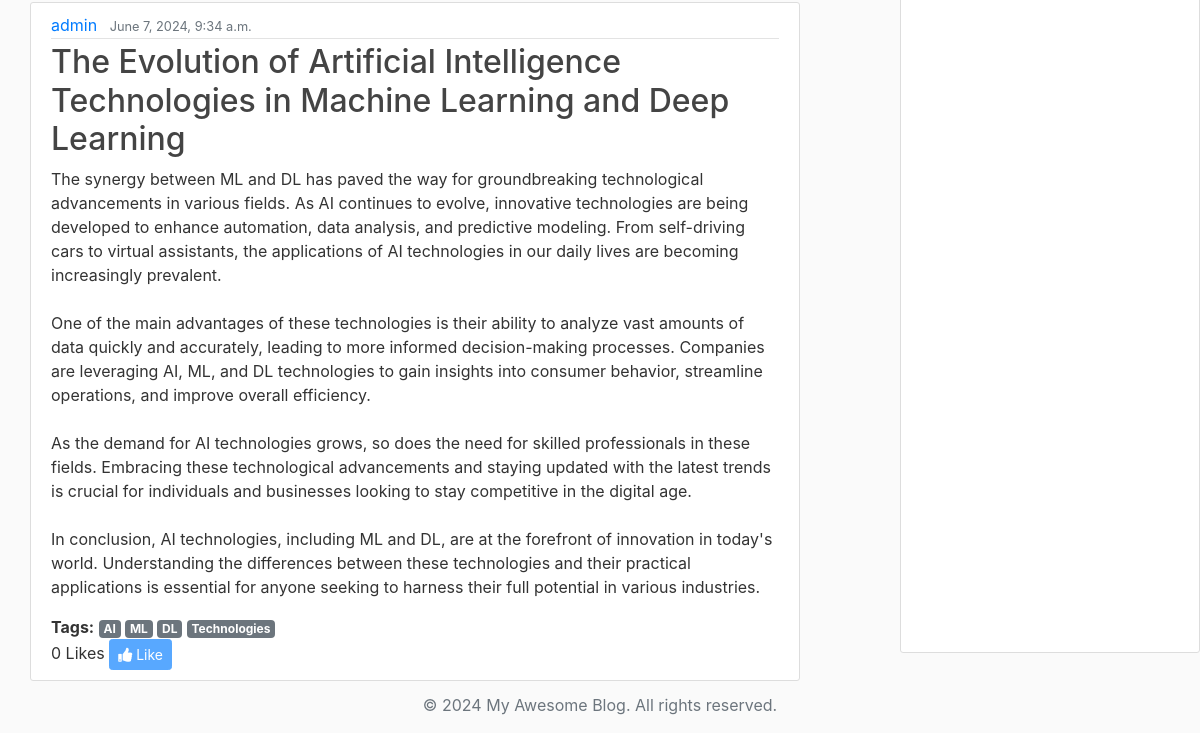
Page /tags/AI/ (lower part) on the earlier database version.
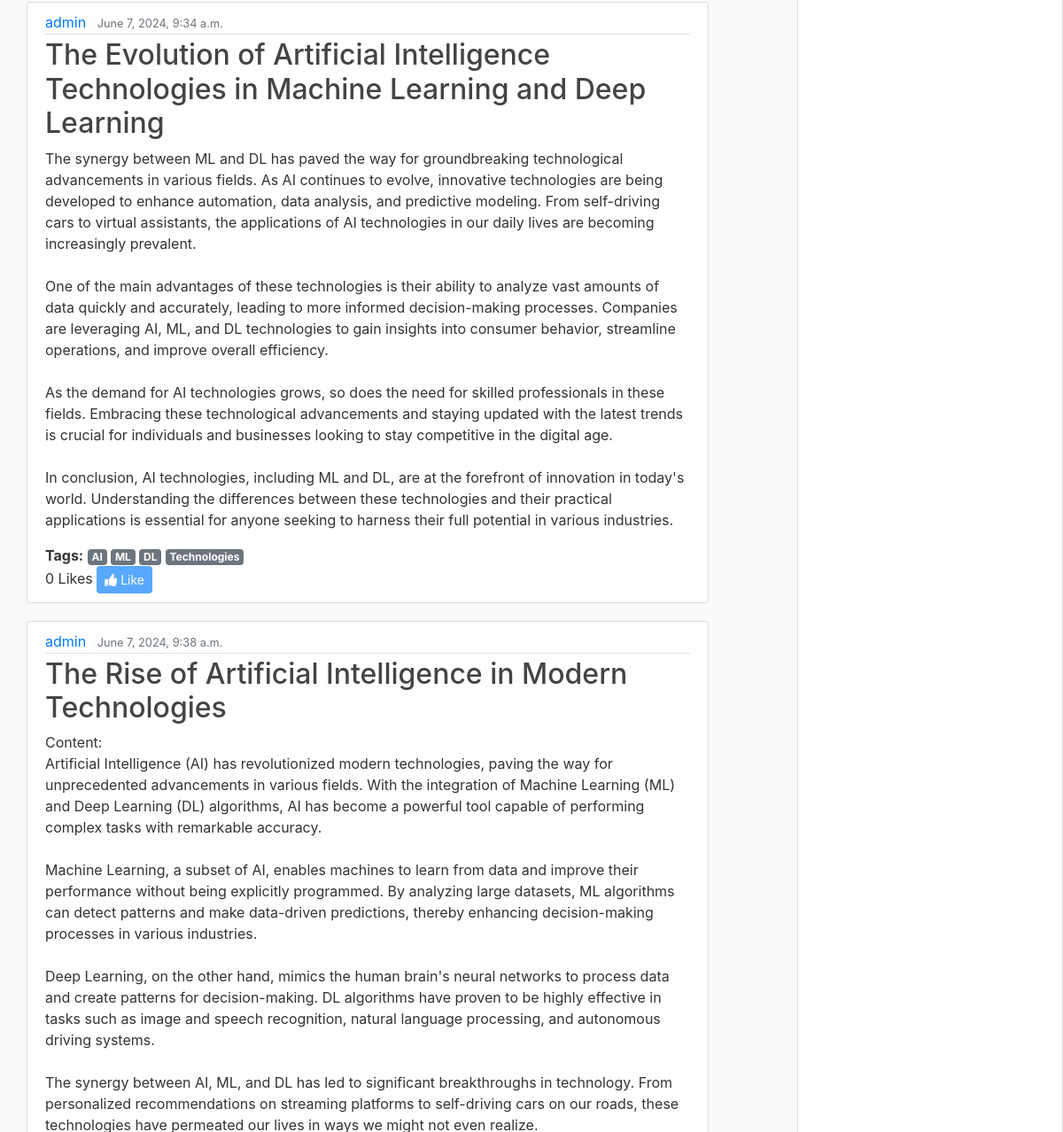
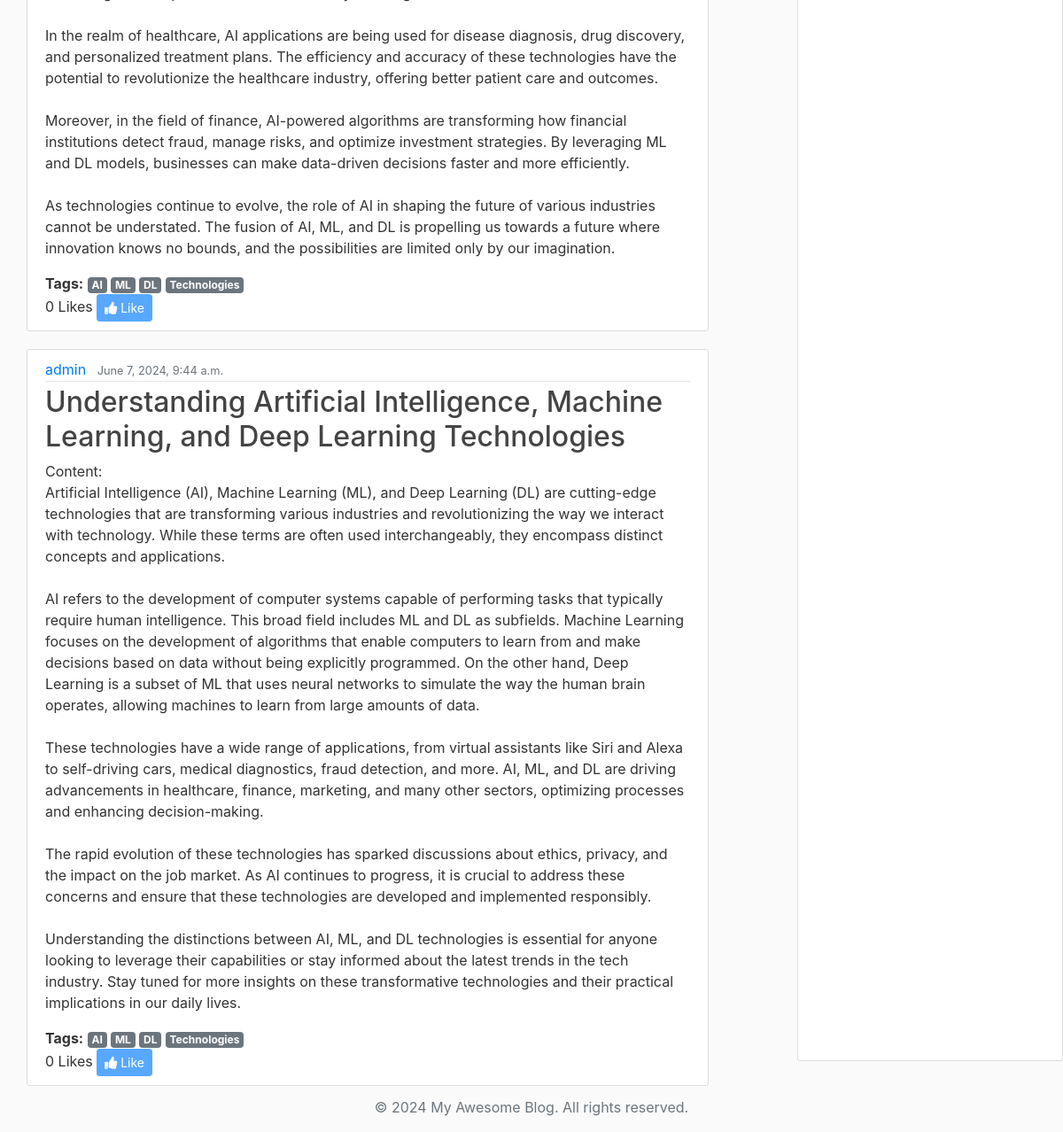
Same page on the later database version (2 pictures, top to bottom).
### blog/models.py (models this page shows, shortened)
class Post(models.Model):
    title = models.CharField(max_length=100)
    tags = models.ManyToManyField(Tag, related_name='posts', blank=True)
    content = models.TextField()
    date_posted = models.DateTimeField(default=timezone.now)
    author = models.ForeignKey(User, on_delete=models.CASCADE)
    liked_by = models.ManyToManyField(User, related_name='liked_posts', blank=True)

class Tag(models.Model):
    name = models.CharField(max_length=30, unique=True)

### blog/views.py (the view)
# urls.py: path('tags/<path:tag_name>/', views.tagged_posts, name='tagged-posts'),
def tagged_posts(request, tag_name):
    tag_name = unquote(tag_name)
    posts = Post.objects.filter(tags__name=tag_name)
    context = {'posts': posts, 'tag_name': tag_name}
    return render(request, 'blog/tagged_posts.html', context)

### blog/templates/blog/tagged_posts.html (shortened to what this page needs)
{% extends "blog/base.html" %}
{% block content %}
    {% for post in posts %}
        <article class="media content-section">
            <div class="media-body">
                <div class="article-metadata">
                    <a class="mr-2 user-link" href="{% url 'user-posts' post.author.id %}">
                        {% if post.author.first_name and post.author.last_name %}
                            {{ post.author.first_name }} {{ post.author.last_name }}
                        {% else %}
                            {{ post.author.username }}
                        {% endif %}
                    </a>
                    <small class="text-muted">{{ post.date_posted }}</small>
                </div>
                <h2><a class="article-title" href="{% url 'post-detail' post.id %}">{{ post.title }}</a></h2>
                <p class="article-content">{{ post.content }}</p>
                <div class="post-tags">
                    <strong>Tags:</strong>
                    {% for tag in post.tags.all %}
                        <a href="{% url 'tagged-posts' tag.name|urlencode %}" class="badge badge-secondary" style="color: white;">
                            {{ tag.name }}
                        </a>
                    {% endfor %}
                  </div>
                <div class="like-section">
                    <span id="like-count-{{ post.id }}">{{ post.liked_by.count }} Likes</span>
                    {% if user.is_authenticated %}
                        <button class="btn btn-primary btn-sm like-button" data-post-id="{{ post.id }}">
                            {% if user in post.liked_by.all %}
                                <i class="fas fa-thumbs-down"></i> Dislike
                            {% else %}
                                <i class="fas fa-thumbs-up"></i> Like
                            {% endif %}
                        </button>
                    {% else %}
                        <button class="btn btn-primary btn-sm" disabled><i class="fas fa-thumbs-up"></i> Like</button>
                    {% endif %}
                </div>
            </div>
        </article>
    {% endfor %}
{% endblock content %}

Differences in the rows shown:
added Post: author.username "admin", date_posted "June 7, 2024, 9:38 a.m.", title "The Rise of Artificial Intelligence in Modern Technologies", content "Content: Artificial Intelligence (AI) has revolutionized modern technologies, paving the way for unprecedented advancements in various fields. With the integration of Machine Learning (ML) and Deep Learning (DL) algorithms, AI has become a powerful tool capable of performing complex tasks with remarkable accuracy. Machine Learning, a subset of AI, enables machines to learn from data and improve their performance without being explicitly programmed. By analyzing large datasets, ML algorithms can detect patterns and make data-driven predictions, thereby enhancing decision-making processes in various industries. Deep Learning, on the other hand, mimics the human brain's neural networks to…", liked_by.count "0", Tag (name "AI"), Tag (name "ML"), Tag (name "DL"), Tag (name "Technologies")
added Post: author.username "admin", date_posted "June 7, 2024, 9:44 a.m.", title "Understanding Artificial Intelligence, Machine Learning, and Deep Learning Technologies", content "Content: Artificial Intelligence (AI), Machine Learning (ML), and Deep Learning (DL) are cutting-edge technologies that are transforming various industries and revolutionizing the way we interact with technology. While these terms are often used interchangeably, they encompass distinct concepts and applications. AI refers to the development of computer systems capable of performing tasks that typically require human intelligence. This broad field includes ML and DL as subfields. Machine Learning focuses on the development of algorithms that enable computers to learn from and make decisions based on data without being explicitly programmed. On the other hand, Deep Learning is a subset of ML…", liked_by.count "0", Tag (name "AI"), Tag (name "ML"), Tag (name "DL"), Tag (name "Technologies")
